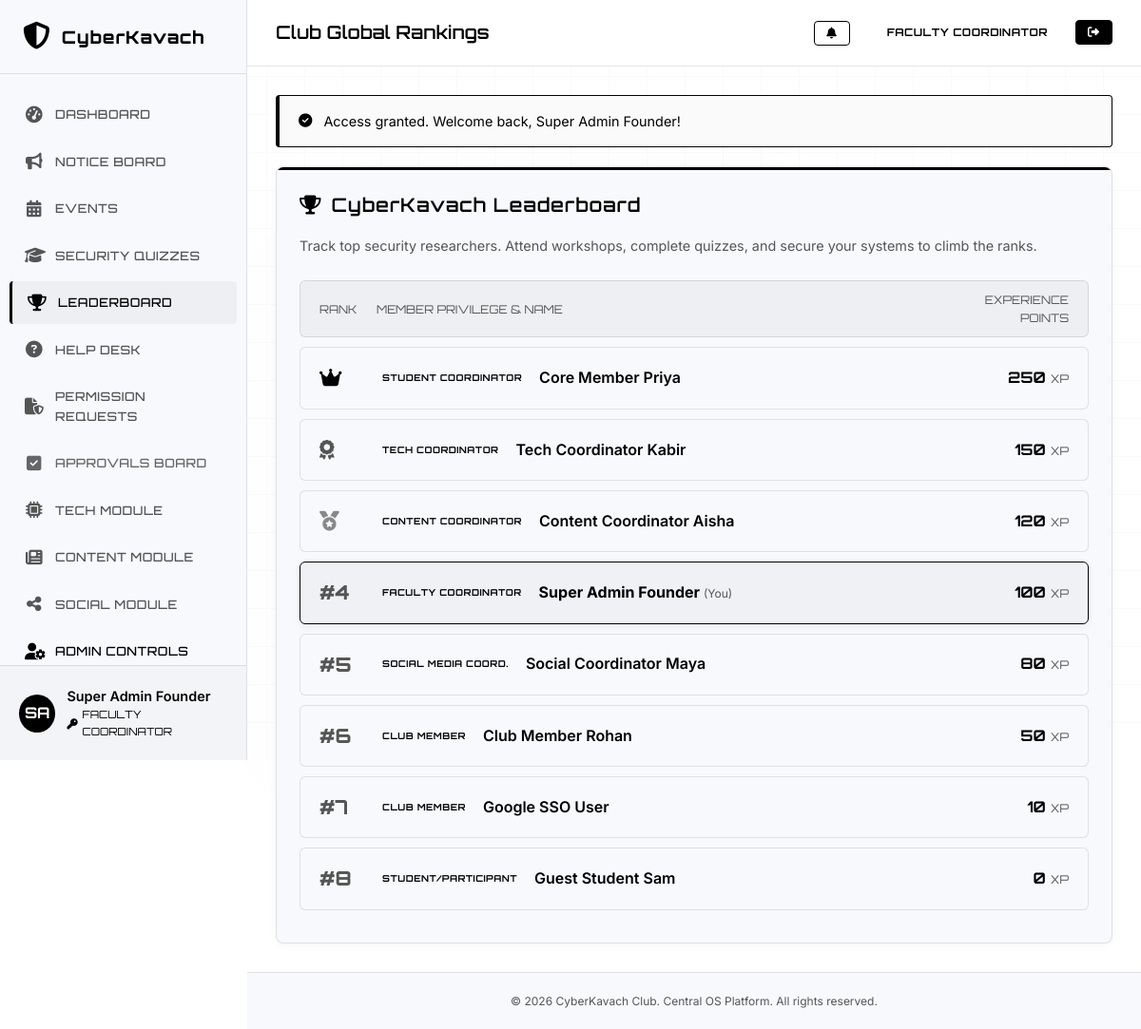
/leaderboard.php (signed in), run on the app's committed database.
### tables this page shows
CREATE TABLE users (
            id INTEGER PRIMARY KEY AUTOINCREMENT,
            name TEXT NOT NULL,
            email TEXT NOT NULL UNIQUE,
            password TEXT NOT NULL,
            role TEXT NOT NULL DEFAULT 'Member',
            points INTEGER DEFAULT 0,
            status TEXT NOT NULL DEFAULT 'Pending',
            created_at DATETIME DEFAULT CURRENT_TIMESTAMP
        );

### config.php (called while the page is built, shortened)
<?php
function sanitize($data) {
    return htmlspecialchars(trim($data), ENT_QUOTES, 'UTF-8');
}
?>

### leaderboard.php (the view, shortened to what this page needs)
<?php
require_once __DIR__ . '/config.php';
require_once __DIR__ . '/db.php';
$user_id = $_SESSION['user_id'];
try {
    $stmt = $db->query("SELECT id, name, role, points, status FROM users WHERE status = 'Active' ORDER BY points DESC, name ASC");
    $rankings = $stmt->fetchAll();
} catch (PDOException $e) {
    $rankings = [];
    $all_badges = [];
}
include __DIR__ . '/includes/header.php';
?>
<div class="card">
    <h3 class="card-title text-cyan"><i class="fa-solid fa-trophy"></i> CyberKavach Leaderboard</h3>
    <p style="color:var(--text-muted); font-size:0.9rem; margin-bottom: 25px;">Track top security researchers. Attend workshops, complete quizzes, and secure your systems to climb the ranks.</p>
    <?php if (!empty($rankings)): ?>
        <div class="leaderboard-list">
            <div class="leaderboard-row" style="background: rgba(0,0,0,0.04); border-color: var(--border-glow); font-family: var(--font-heading); font-size: 0.75rem; color: var(--text-muted); padding: 10px 20px;">
                <div>RANK</div>
                <div>MEMBER PRIVILEGE & NAME</div>
                <div style="text-align: right;">EXPERIENCE POINTS</div>
            </div>
            <?php $rank = 1; foreach ($rankings as $row): ?>
                <?php $is_self = intval($row['id']) === intval($user_id); ?>
                <div class="leaderboard-row" style="<?php echo $is_self ? 'border-color: var(--color-primary); background: rgba(0, 0, 0, 0.03); box-shadow: 0 4px 8px rgba(0,0,0,0.05); font-weight: bold;' : ''; ?>">
                    <div class="leaderboard-rank leaderboard-rank-<?php echo $rank; ?>">
                        <?php if ($rank === 1): ?>
                            <i class="fa-solid fa-crown"></i>
                        <?php elseif ($rank === 2): ?>
                            <i class="fa-solid fa-award"></i>
                        <?php elseif ($rank === 3): ?>
                            <i class="fa-solid fa-medal"></i>
                        <?php else: ?>
                            #<?php echo $rank; ?>
                        <?php endif; ?>
                    </div>
                    <div style="display:flex; align-items:center; gap:12px; overflow:hidden;">
                        <span class="badge badge-<?php echo strtolower($row['role']); ?>" style="font-size:0.6rem; padding: 2px 5px;">
                            <?php echo sanitize($row['role']); ?>
                        </span>
                        <span class="leaderboard-name" style="<?php echo $is_self ? 'color: var(--color-primary); font-weight:700;' : ''; ?>" title="<?php echo sanitize($row['name']); ?>">
                            <?php echo sanitize($row['name']); ?> <?php echo $is_self ? '<span style="font-size:0.75rem; font-weight:normal; color:var(--text-muted);">(You)</span>' : ''; ?>
                        </span>
                    </div>
                    <div class="leaderboard-points">
                        <?php echo $row['points']; ?> <span style="font-size: 0.75rem; font-weight:normal; color:var(--text-muted);">XP</span>
                    </div>
                </div>
            <?php $rank++; endforeach; ?>
        </div>
    <?php else: ?>
        <p style="color:var(--text-muted); text-align:center; padding: 30px;">No rankings available. Complete assignments to get ranked.</p>
    <?php endif; ?>
</div>
<?php include __DIR__ . '/includes/footer.php'; ?>

### style.css (style rules this page uses)
:root { --bg-main: #ffffff; --bg-surface: #f7f9fc; --bg-surface-elevated: #eef2f6; --color-primary: #000000; --color-secondary: #666666; --color-accent: #000000; --color-success: #000000; --color-warning: #666666; --text-primary: #000000; --text-muted: #555555; --text-dark: #ffffff; --border-glow: rgba(0, 0, 0, 0.1); --border-glow-hover: rgba(0, 0, 0, 0.25); --font-heading: 'Orbitron', sans-serif; --font-body: 'Inter', sans-serif; --transition-fast: 0.2s cubic-bezier(0.4, 0, 0.2, 1); --transition-normal: 0.3s cubic-bezier(0.4, 0, 0.2, 1); --shadow-cyber: 0 4px 12px rgba(0, 0, 0, 0.05); --shadow-cyber-pink: 0 4px 12px rgba(0, 0, 0, 0.05); --shadow-cyber-success: 0 4px 12px rgba(0, 0, 0, 0.05); }
* { margin: 0; padding: 0; box-sizing: border-box; }
body { background-color: var(--bg-main); color: var(--text-primary); font-family: var(--font-body); line-height: 1.6; overflow-x: hidden; }
body::before { content: ''; position: fixed; top: 0; left: 0; width: 100vw; height: 100vh; background-image: linear-gradient(rgba(0, 0, 0, 0.02) 1px, transparent 1px), linear-gradient(90deg, rgba(0, 0, 0, 0.02) 1px, transparent 1px); background-size: 40px 40px; z-index: -2; pointer-events: none; }
body::after { content: ''; position: fixed; top: 50%; left: 50%; width: 120vw; height: 120vh; transform: translate(-50%, -50%); background: radial-gradient(circle, rgba(0, 0, 0, 0.01) 0%, transparent 60%); z-index: -1; pointer-events: none; }
h1, h2, h3, h4, h5, h6 { font-family: var(--font-heading); letter-spacing: 1px; margin-bottom: 0.5em; color: var(--text-primary); }
.text-cyan { color: var(--color-primary) !important; }
.card { background: var(--bg-surface); border: 1px solid var(--border-glow); border-radius: 8px; padding: 24px; box-shadow: 0 2px 10px rgba(0, 0, 0, 0.04); position: relative; overflow: hidden; transition: var(--transition-normal); }
.card::before { content: ''; position: absolute; top: 0; left: 0; width: 100%; height: 3px; background: #000000; }
.card-title { font-size: 1.25rem; font-weight: 600; margin-bottom: 15px; display: flex; align-items: center; gap: 10px; }
.badge { display: inline-block; padding: 4px 8px; border-radius: 4px; font-size: 0.7rem; font-weight: 700; text-transform: uppercase; letter-spacing: 0.5px; font-family: var(--font-heading); border: 1px solid transparent; }
.leaderboard-list { margin-top: 20px; }
.leaderboard-row { display: grid; grid-template-columns: 60px 1fr 100px; align-items: center; padding: 15px 20px; border-radius: 6px; background: var(--bg-surface); border: 1px solid var(--border-glow); margin-bottom: 10px; transition: var(--transition-fast); }
.leaderboard-rank { font-family: var(--font-heading); font-size: 1.3rem; font-weight: 800; color: var(--text-muted); }
.leaderboard-rank-1 { color: #000000; text-shadow: none; }
.leaderboard-rank-2 { color: #555555; text-shadow: none; }
.leaderboard-rank-3 { color: #888888; text-shadow: none; }
.leaderboard-name { font-weight: 600; }
.leaderboard-points { font-family: var(--font-heading); font-weight: 700; color: var(--color-primary); text-align: right; }

### data on the page
users: role "STUDENT COORDINATOR", name "Core Member Priya", points "250"
users: role "TECH COORDINATOR", name "Tech Coordinator Kabir", points "150"
users: role "CONTENT COORDINATOR", name "Content Coordinator Aisha", points "120"
users: role "FACULTY COORDINATOR", name "Super Admin Founder", shows "(You)", points "100"
users: role "SOCIAL MEDIA COORD.", name "Social Coordinator Maya", points "80"
users: role "CLUB MEMBER", name "Club Member Rohan", points "50"
users: role "CLUB MEMBER", name "Google SSO User", points "10"
users: role "STUDENT/PARTICIPANT", name "Guest Student Sam", points "0"

### other printed values
$initials "SA"
$user_name "Super Admin Founder"
$user_role "FACULTY COORDINATOR"
$page_heading "Club Global Rankings"
get_user_role() "FACULTY COORDINATOR"
$flash['message'] "Access granted. Welcome back, Super Admin Founder!"
